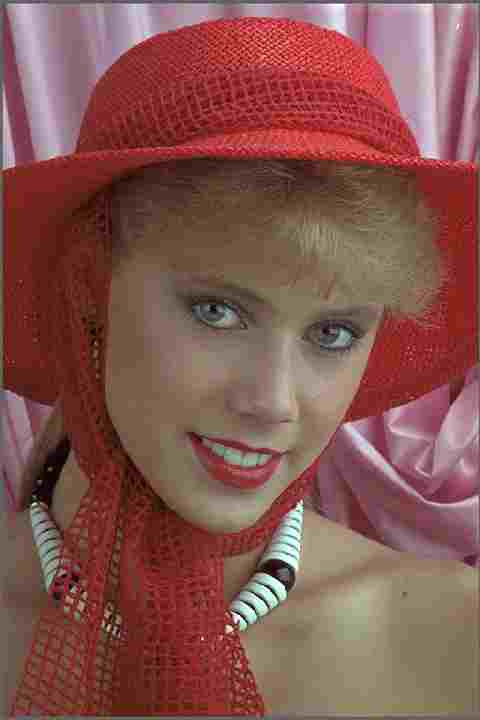
%> input picture matlab/IQM/metrics/16_SSEQ/SSEQ-main/img.bmp, 480 x 720 px
$ octave --eval "result = CPBD_compute(imread('metrics/16_SSEQ/SSEQ-main/img.bmp'));"   (GNU Octave 9; MATLAB toolbox functions it lacks are replaced by stand-ins)
%> lines starting %> are read from the running program, lines starting %| are printed output that depends on the picture
%=====================================================================
% File: CPBD_compute.m
% Original code written by Niranjan D. Narvekar
% IVU Lab (http://ivulab.asu.edu)
% Last Revised: October 2009 by Niranjan D. Narvekar
%=====================================================================
% Copyright Notice:
% Copyright (c) 2009-2010 Arizona Board of Regents.
% All Rights Reserved.
% Contact: Lina Karam (karam@asu.edu) and Niranjan D. Narvekar (nnarveka@asu.edu)
% Image, Video, and Usabilty (IVU) Lab, ivulab.asu.edu
% Arizona State University
% This copyright statement may not be removed from this file or from
% modifications to this file.
% This copyright notice must also be included in any file or product
% that is derived from this source file.
%
% Redistribution and use of this code in source and binary forms,
% with or without modification, are permitted provided that the
% following conditions are met:
% - Redistribution's of source code must retain the above copyright
% notice, this list of conditions and the following disclaimer.
% - Redistribution's in binary form must reproduce the above copyright
% notice, this list of conditions and the following disclaimer in the
% documentation and/or other materials provided with the distribution.
% - The Image, Video, and Usability Laboratory (IVU Lab,
% http://ivulab.asu.edu) is acknowledged in any publication that
% reports research results using this code, copies of this code, or
% modifications of this code.
% The code and our papers are to be cited in the bibliography as:
%
% The code and our papers are to be cited in the bibliography as:
%
% N.D. Narvekar and L. J. Karam, "CPBD Sharpness Metric Software",
% http://ivulab.asu.edu/Quality/CPBD
%
% N.D. Narvekar and L. J. Karam, "A No-Reference Perceptual Image Sharpness
% Metric Based on a Cumulative Probability of Blur Detection,"
% International Workshop on Quality of Multimedia Experience (QoMEX 2009),
% pp. 87-91, July 2009.
%
% N. D. Narvekar and L. J. Karam, "An Improved No-Reference Sharpness Metric Based on the
% Probability of Blur Detection," International Workshop on Video Processing and Quality Metrics
% for Consumer Electronics (VPQM), http://www.vpqm.org, January 2010.
%
% DISCLAIMER:
% This software is provided by the copyright holders and contributors
% "as is" and any express or implied warranties, including, but not
% limited to, the implied warranties of merchantability and fitness for
% a particular purpose are disclaimed. In no event shall the Arizona
% Board of Regents, Arizona State University, IVU Lab members, or
% contributors be liable for any direct, indirect, incidental, special,
% exemplary, or consequential damages (including, but not limited to,
% procurement of substitute goods or services; loss of use, data, or
% profits; or business interruption) however caused and on any theory
% of liability, whether in contract, strict liability, or tort
% (including negligence or otherwise) arising in any way out of the use
% of this software, even if advised of the possibility of such damage.
%

%%%%%%%%%%%%%%%%%%%%%%%%%%%%%%%%%%%%%%%%%%%%%%%%%%%%%%%%%%%%%%%%%%%%%%%%%%%
% function      : CPBD_compute
% description   : This function computes the CPBD metric which determines
%                 the amount of sharpness of the image. Larger the metric
%                 value, sharper the image.
%%%%%%%%%%%%%%%%%%%%%%%%%%%%%%%%%%%%%%%%%%%%%%%%%%%%%%%%%%%%%%%%%%%%%%%%%%%

function [sharpness_metric] = CPBD_compute(input_image)

%%%%%%%%%%%% pre-processing %%%%%%%%%%%%
% convert to gray scale if color image
[x y z] = size(input_image);
%> x = 720; y = 480; z = 3
if z > 1
    input_image = rgb2gray(uint8(input_image));
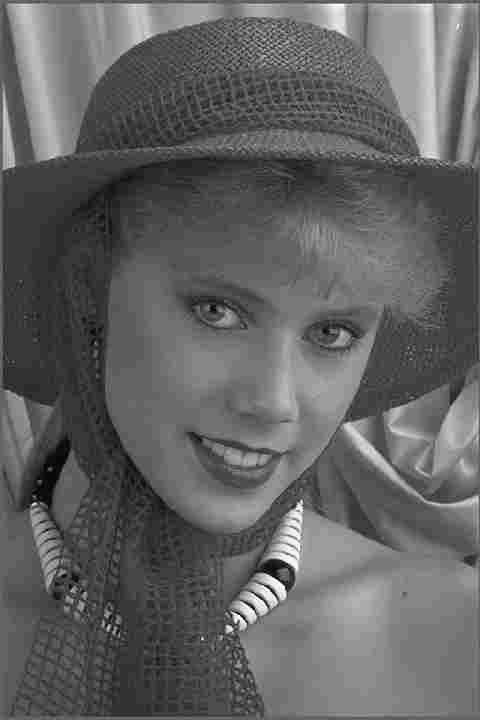
%> input_image: size 720x480 uint8; min 0, max 255, mean 98
end
% convert the image to double for further processing
input_image = double(input_image);
%> input_image: size 720x480 double
% get the size of image
[m,n] = size(input_image);
%> m = 720; n = 480

%%%%%%%%%%%% parameters %%%%%%%%%%%%
% threshold to characterize blocks as edge/non-edge blocks
threshold = 0.002;
% fitting parameter
beta = 3.6;
% block size
rb = 64;
rc = 64;
% maximum block indices
max_blk_row_idx = floor(m/rb);
%> max_blk_row_idx = 11
max_blk_col_idx = floor(n/rc);
%> max_blk_col_idx = 7
% just noticeable widths based on the perceptual experiments
%widthjnb = [5*ones(1,57) 3*ones(1,200)];
widthjnb = [5*ones(1,51) 3*ones(1,205)];

%%%%%%%%%%%% initialization %%%%%%%%%%%%
% arrays and variables used during the calculations
total_num_edges = 0;
hist_pblur = zeros(1,101);
cum_hist = zeros(1,101);

%%%%%%%%%%%% edge detection %%%%%%%%%%%%
% edge detection using canny and sobel canny edge detection is done to
% classify the blocks as edge or non-edge blocks and sobel edge
% detection is done for the purpose of edge width measurement.

input_image_canny_edge = edge(input_image,'canny');
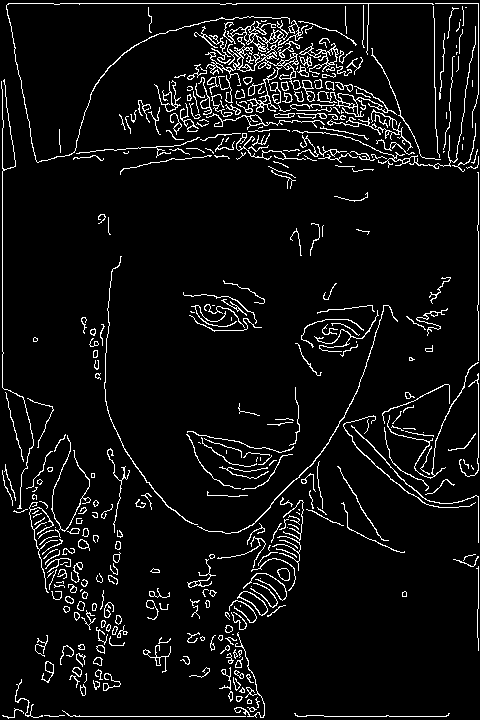
%> input_image_canny_edge: size 720x480 logical; 6.3% white in thin lines or dots
input_image_sobel_edge = edge(input_image,'Sobel',[2],'vertical');
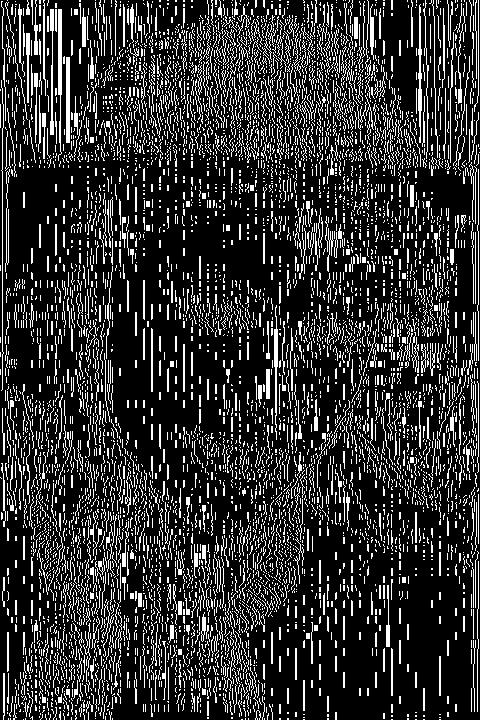
%> input_image_sobel_edge: size 720x480 logical; 19.3% white in thin lines or dots

%%%%%%%%%%%% edge width calculation %%%%%%%%%%%%
[width] = marziliano_method(input_image_sobel_edge, input_image);

%%%%%%%%%%%% sharpness metric calculation %%%%%%%%%%%%
% loop over the blocks
for i=1:max_blk_row_idx
    for j=1:max_blk_col_idx

        % get the row and col indices for the block pixel positions
        rows = (rb*(i-1)+1):(rb*i);
        cols = (rc*(j-1)+1):(rc*j);
        % decide whether the block is an edge block or not
        decision = get_edge_blk_decision(input_image_canny_edge(rows,cols), threshold);

        % process the edge blocks
        if (decision==1)

            % get the edge widths of the detected edges for the block
            local_width = width(rows,cols);
            local_width = local_width(local_width ~= 0);

            % find the contrast for the block
            blk_contrast = blkproc(double(input_image(rows,cols)),[rb rc],@get_contrast_block)+1;
            % get the block Wjnb based on block contrast
            blk_jnb = widthjnb(blk_contrast);
            % calculate the probability of blur detection at the edges
            % detected in the block
            prob_blur_detection = 1 - exp(-abs(local_width./blk_jnb).^beta);

            % update the statistics using the block information
            for k = 1:numel(local_width)
                % update the histogram
                temp_index = round(prob_blur_detection(k)* 100) + 1;
                hist_pblur(temp_index) = hist_pblur(temp_index) + 1;
                % update the total number of edges detected
                total_num_edges = total_num_edges + 1;
            end
        end
    end
end

% normalize the pdf
if(total_num_edges ~=0)
    hist_pblur = hist_pblur / total_num_edges;
else
    hist_pblur = zeros(size(hist_pblur));
end

% calculate the sharpness metric
sharpness_metric = sum(hist_pblur(1:64));


%%%%%%%%%%%%%%%%%%%%%%%%%%%%%%%%%%%%%%%%%%%%%%%%%%%%%%%%%%%%%%%%%%%%%%%%%%%
% function      : marziliano_method
% description   : This function calculates the edge-widths of the detected
%                 edges and returns an matrix as big as the image with 0's
%                 at non-edge locations and edge-widths at the edge
%                 locations.
%%%%%%%%%%%%%%%%%%%%%%%%%%%%%%%%%%%%%%%%%%%%%%%%%%%%%%%%%%%%%%%%%%%%%%%%%%%

function [edge_width_map] = marziliano_method(E, A)

% edge_width_map consists of zero and non-zero values. A zero value
% indicates that there is no edge at that position and a non-zero value
% indicates that there is an edge at that position and the value itself
% gives the edge width
edge_width_map = zeros(size(A));

% converting the image to type double
A = double(A);

% find the gradient for the image
[Gx Gy] = gradient(A);
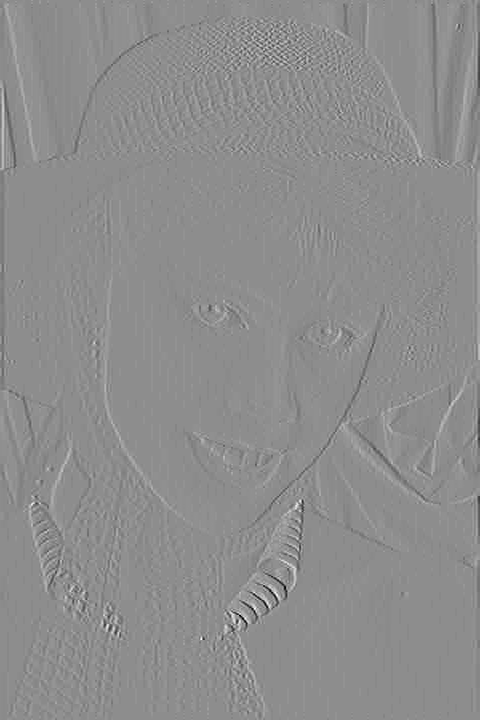
%> Gx: size 720x480 double; min -114, max 91, mean 0; drawn with min black and max white
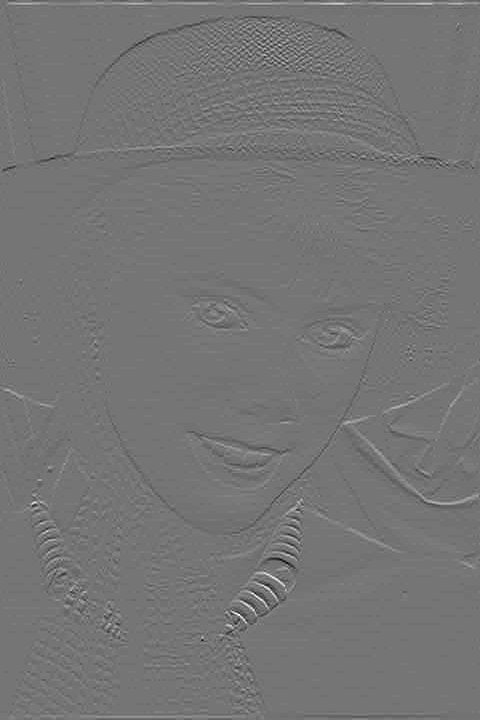
%> Gy: size 720x480 double; min -107.5, max 126, mean 0; drawn with min black and max white

% dimensions of the image
[M N] = size(A);
%> M = 720; N = 480

% initializing the matrix to empty which holds the angle information of the
% edges
angle_A = [];

% calculate the angle of the edges
 for m=1:M
     for n=1:N
            if (Gx(m,n)~=0)
                angle_A(m,n) = atan2(Gy(m,n),Gx(m,n))*(180/pi); % in degrees
            end
            if (Gx(m,n)==0 && Gy(m,n)==0)
                angle_A(m,n) = 0;
            end
            if (Gx(m,n)==0 && Gy(m,n)==pi/2)
              angle_A(m,n) = 90;
            end
     end
 end
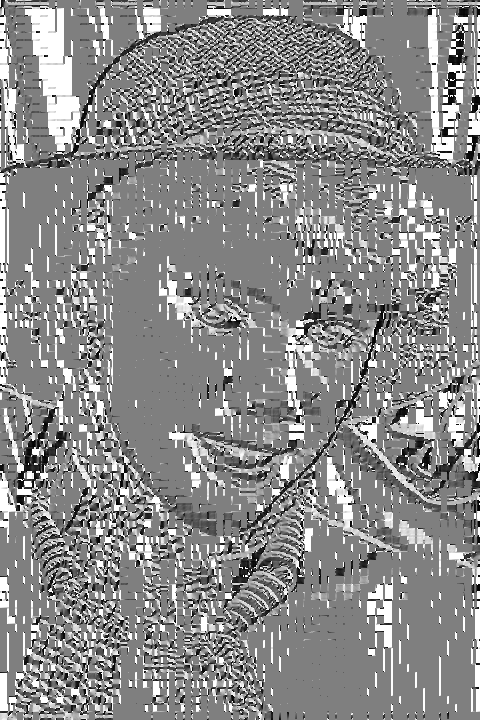
%> angle_A: size 720x480 double; min -179.7, max 180, mean 15.7; drawn with min black and max white


if(numel(angle_A) ~= 0)

    % quantize the angle
    angle_Arnd = 45*round(angle_A./45);

    count = 0;
    for m=2:M-1
        for n=2:N-1
            if (E(m,n)==1)

                %%%%%%%%%%%%%%%%%%%% If gradient angle = 180 or -180 %%%%%%%%%%%%%%%%%%%%%%
                if (angle_Arnd(m,n) ==180 || angle_Arnd(m,n) ==-180)
                    count = count + 1;
                    for k=0:100
                        posy1 = n-1 -k;
                        posy2 = n-2 -k;
                        if ( posy2<=0)
                            break;
                        end

                        if ((A(m,posy2) - A(m,posy1))<=0)
                            break;
                        end
                    end
                    width_count_side1 = k + 1 ;
                    for k=0:100
                        negy1 = n+1 + k;
                        negy2 = n+2 + k;

                        if (negy2>N)
                            break;
                        end

                        if ((A(m,negy2) - A(m,negy1))>=0)
                            break;
                        end

                    end
                    width_count_side2 = k + 1 ;

                    edge_width_map(m,n) = width_count_side1+width_count_side2;

                end


                %%%%%%%%%%%%%%%%%%%% If gradient angle = 0 %%%%%%%%%%%%%%%%%%%%%%
                if (angle_Arnd(m,n) ==0)
                    count = count + 1;
                    for k=0:100
                        posy1 = n+1 +k;
                        posy2 = n+2 +k;
                        if ( posy2>N)
                            break;
                        end

                        if ((A(m,posy2) - A(m,posy1))<=0)
                            break;
                        end
                    end
                    width_count_side1 = k + 1 ;
                    for k=0:100
                        negy1 = n-1 - k;
                        negy2 = n-2 - k;

                        if (negy2<=0)
                            break;
                        end

                        if ((A(m,negy2) - A(m,negy1))>=0)
                            break;
                        end

                    end
                    width_count_side2 = k + 1 ;
                    edge_width_map(m,n) = width_count_side1+width_count_side2;
                end

            end
        end
    end
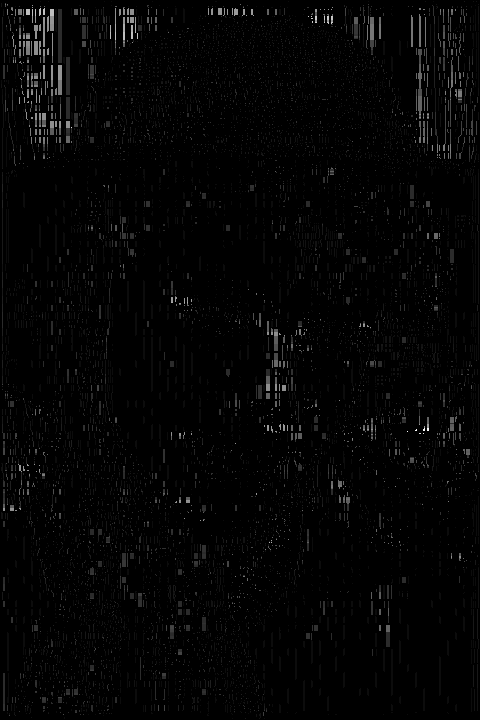
%> edge_width_map: size 720x480 double; min 0, max 41, mean 0.7; drawn with min black and max white
%> after the loop, count = 41073; negy1 = 266; negy2 = 267; posy1 = 264; posy2 = 263; width_count_side1 = 1; width_count_side2 = 1
end


%%%%%%%%%%%%%%%%%%%%%%%%%%%%%%%%%%%%%%%%%%%%%%%%%%%%%%%%%%%%%%%%%%%%%%%%%%%
% function      : get_edge_blk_decision
% description   : Gives a decision whether the block is edge block or not.
%%%%%%%%%%%%%%%%%%%%%%%%%%%%%%%%%%%%%%%%%%%%%%%%%%%%%%%%%%%%%%%%%%%%%%%%%%%

function [im_out] = get_edge_blk_decision(im_in,T)

[m,n] = size(im_in);
L = m*n;
im_edge_pixels = sum(sum(im_in));
im_out = im_edge_pixels > (L*T) ;


%%%%%%%%%%%%%%%%%%%%%%%%%%%%%%%%%%%%%%%%%%%%%%%%%%%%%%%%%%%%%%%%%%%%%%%%%%%
% function      : get_contrast_block
% description   : Returns the contrast of the block.
%%%%%%%%%%%%%%%%%%%%%%%%%%%%%%%%%%%%%%%%%%%%%%%%%%%%%%%%%%%%%%%%%%%%%%%%%%%

function contrast = get_contrast_block(A)

A = double(A);
[m,n] =size(A);
% get constrast locally
contrast = max(max(A)) - min(min(A));
%> after the loop in CPBD_compute, `for i=1:max_blk_row_idx`: blk_contrast = 102; blk_jnb = 3; hist_pblur = 101 values, max 14830 at index 101, min 0 at index 1, mean 341.1; local_width = 446 values, max 8 at index 29, min 2 at index 1, mean 2.15; prob_blur_detection = 446 values, max 1 at index 29, min 0.207 at index 1, mean 0.244; temp_index = 22; total_num_edges = 34451
%> in CPBD_compute, `hist_pblur = hist_pblur / total_num_edges;`: hist_pblur = 101 values, max 0.43 at index 101, min 0 at index 1, mean 0.0099
%> in CPBD_compute, `sharpness_metric = sum(hist_pblur(1:64));`: sharpness_metric = 0.472
